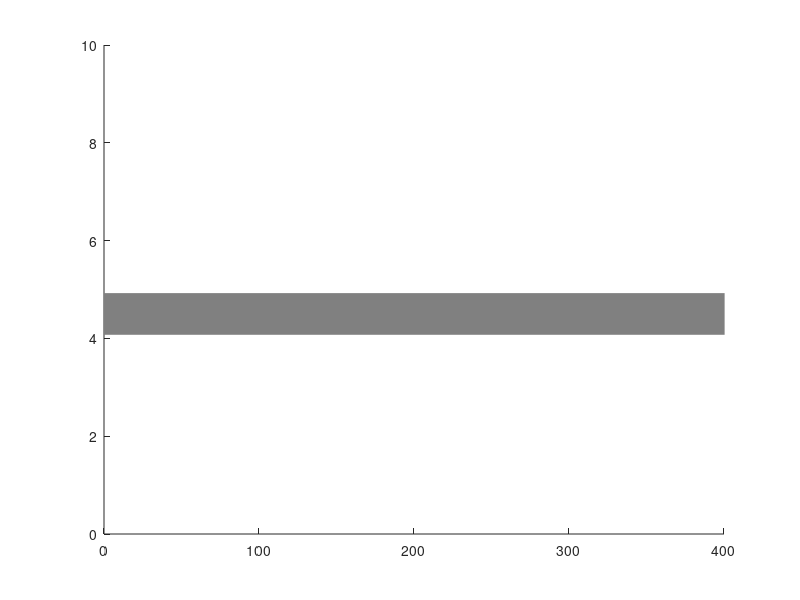

This figure's MATLAB source: (Note: this script raises an error after producing the figure.)
close all
numCars = 30;  % Increased number of cars to 30

% Initialize arrays with the new size
X = zeros(numCars, 1);
V = zeros(numCars, 1);
A = zeros(numCars, 1);

% Assign positions with 10m spacing between cars
for i = 1:numCars
    X(i) = 100 - (i-1) * 10;  % First car at 100, each subsequent car 10m behind
end

% Set initial velocities (first car at 8, others at 10)
V(1) = 8;
V(2:numCars) = 10;

% Create figure for visualization
f = figure;
set(f, 'position', [200,200,800,200]);
axis([0 400  0 10])
hold on
Y = X * 0 + 5;  % All cars at y-position = 5
p = plot([0 1000], [4.5 4.5], 'LineWidth', 30, 'color', [0.5, 0.5, 0.5]);
%scatter(X, Y);

dt = 0.5;
CarData = [];
for t = 1 : 100
    pause(0.03);
    A(1) = IDM(X(1), V(1), X(1)+1000, 20);
    if (t <= 60)
        A(1) = IDM(X(1), V(1), 200, 0);
    end

    % Calculate acceleration for all following cars
    for n = 2 : numCars
        A(n) = IDM(X(n), V(n), X(n - 1), V(n - 1));
    end

    % Update positions and velocities for all cars
    for n = 1 : numCars
        X(n) = X(n) + V(n) * dt + 0.5 * A(n) * dt^2;
        V(n) = V(n) + A(n) * dt;
    end

    delete(p);
    CarData(end+1,:) = [t * dt, X', V', A'];
    p = plot(X, Y, 'sr', 'MarkerSize', 10, 'MarkerFaceColor', [0.5, 0.1, 1]);
end

%% graph
f2 = figure;
plot(CarData(:, 1), CarData(:, 2:numCars+1));  % Position data
title('Car Positions Over Time');
xlabel('Time');
ylabel('Position');

f3 = figure;
plot(CarData(:, 1), CarData(:, numCars+2:2*numCars+1));  % Velocity data
title('Car Velocities Over Time');
xlabel('Time');
ylabel('Velocity');

f4 = figure;
plot(CarData(:, 1), CarData(:, 2*numCars+2:end));  % Acceleration data
title('Car Accelerations Over Time');
xlabel('Time');
ylabel('Acceleration');
